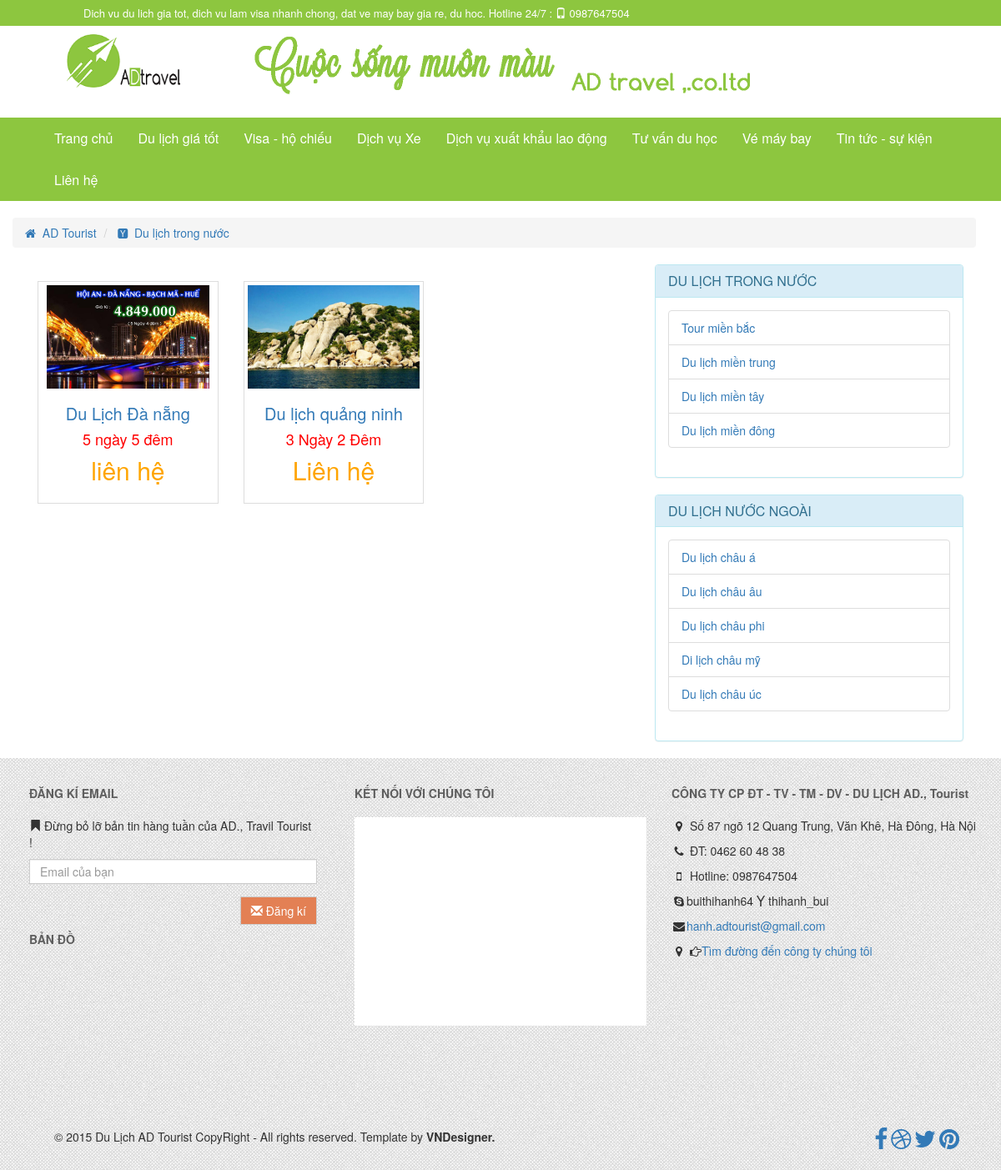
The app's page /index.php?controller=tour&action=country&tour_country_code=1 with its own data.
### tables this page shows
CREATE TABLE IF NOT EXISTS `tour_content` (
  `tour_content_code` int(11) NOT NULL AUTO_INCREMENT,
  `tour_region_code` int(11) NOT NULL,
  `title` varchar(255) NOT NULL,
  `time` varchar(20) NOT NULL,
  `total_cost` varchar(255) NOT NULL,
  `content` text,
  `content_cost` text,
  `description` varchar(255) DEFAULT NULL,
  `image` varchar(100) DEFAULT NULL,
  `update_at` datetime NOT NULL,
  `create_at` datetime NOT NULL,
  `tour_country_code` int(11) NOT NULL,
  `policy` text NOT NULL,
  PRIMARY KEY (`tour_content_code`)
);

CREATE TABLE IF NOT EXISTS `tour_region` (
  `tour_region_code` int(11) NOT NULL AUTO_INCREMENT,
  `tour_region_name` varchar(255) NOT NULL,
  `tour_country_code` int(11) NOT NULL,
  PRIMARY KEY (`tour_region_code`)
);

### model/database.php (called while the page is built, shortened)
<?php
function get_all($table,$select = '*'){
	$sql = "SELECT $select FROM $table";
	$query = mysql_query($sql) or die(mysql_error());
	$data = array();
	if(mysql_num_rows($query) > 0)
	{
		while($row = mysql_fetch_assoc($query))
			$data[] = $row;
	}
	return $data;
}
function get_all_record($table, $colum, $value, $select = '*'){
	$sql = "SELECT $select FROM $table WHERE $colum = '$value'";
	$query = mysql_query($sql) or die(mysql_error());
	$data = array();
	if(mysql_num_rows($query) > 0 )
		while($row = mysql_fetch_assoc($query)){
			$data[] = $row;
		}
	return $data;
}
?>

### view/tour/show_tour.php (the view)
<?php require_once('layout/head.php');?>
<?php require_once('layout/header.php'); ?>
<?php require_once('layout/navigation.php'); ?>
<div class="container">
	<div class="row">
		<?php require_once(BASEPATH.'view/tour/current_position.php'); ?>
	</div>
	<div class="row">
		<div class="col-md-8">
<?php
  foreach($tour as $value):
 ?>
<div class="col-md-4 tour">
    <div class="thumbnail tour_detai2">
      <a  href='index.php?controller=tour&amp;action=tour_detail&amp;tour_content_code=<?php echo $value["tour_content_code"] ?>'><img class="overimg"  src=<?php echo $value['image'] ?> alt="" class="responsive-img" /></a>
            <div class="caption">
                     <h4 class="text-center tour_title">
                        <a href='index.php?controller=tour&amp;action=tour_detail&amp;tour_content_code=<?php echo $value["tour_content_code"] ?>'><?php echo $value['title'] ?></a>
                     </h4>
                     <h4 class="text-center tour_time">
                          <?php echo $value['time'] ?>
                     </h4>
                     <h4 class="text-center tour_cost">
                          <?php echo $value['total_cost'] ?>
                     </h4>
            </div>
    </div>
</div>
<?php endforeach ?>
</div>
		<div class="col-md-4">
			<?php require_once(BASEPATH.'view/tour/sidebar.php'); ?>
		</div>
	</div>
</div>
<?php require_once('layout/footer.php'); ?>

### view/tour/sidebar.php (shortened to what this page needs)
<div class="row">
	<div class="panel panel-info">
  		<div class="panel-heading incountry">
   			<h3 class="panel-title">DU LỊCH TRONG NƯỚC
   			</h3>
  		</div>
  		<div class="panel-body incountry">
  			<div class="hidden-xs incountry-list">
    			<ul class="list-group">
    				<?php foreach ($tour_region as $key => $value) {
    					if ($value['tour_country_code'] == '1') {
    						echo '<li class="list-group-item"><a href="index.php?controller=tour&amp;action=region&amp;tour_region_code='.$value['tour_region_code'].'">'.$value['tour_region_name'].'</a></li>';
    					}
    				} ?>
    			</ul>
  			</div>
  		</div>
	</div>
</div>
<div class="row">
	<div class="panel panel-info">
  		<div class="panel-heading outcountry">
   			<h3 class="panel-title">DU LỊCH NƯỚC NGOÀI
   			</h3>
  		</div>
  		<div class="panel-body outcountry">
 			<div class="hidden-xs outcountry-list">
    			<ul class="list-group">
   				<?php foreach ($tour_region as $key => $value) {
    					if ($value['tour_country_code'] == '2') {
    						echo '<li class="list-group-item"><a href="index.php?controller=tour&amp;action=region&amp;tour_region_code='.$value['tour_region_code'].'">'.$value['tour_region_name'].'</a></li>';
    					}
    				} ?>
    			</ul>
  			</div>
  		</div>
	</div>
</div>

### asset/css/style.css (style rules this page uses)
.row { margin-right: 0px; }
.tour_title { font-size: 20px; }
.tour_time { color: red; }
.tour_cost { color: orange; font-size: 30px; }
.thumbnail { border-radius: 0px; }
.tour { padding-top: 20px; }
.tour_detail > a > img, .tour_detai2 > a > img { height: 124px; }

### records on screen
tour_content: image (picture), title "Du Lịch Đà nẵng", time "5 ngày 5 đêm", total_cost "liên hệ"
tour_content: image (picture), title "Du lịch quảng ninh", time "3 Ngày 2 Đêm", total_cost "Liên hệ"
tour_region: tour_region_name "Tour miền bắc"
tour_region: tour_region_name "Du lịch miền trung"
tour_region: tour_region_name "Du lịch miền tây"
tour_region: tour_region_name "Du lịch miền đông"
tour_region: tour_region_name "Du lịch châu á"
tour_region: tour_region_name "Du lịch châu âu"
tour_region: tour_region_name "Du lịch châu phi"
tour_region: tour_region_name "Di lịch châu mỹ"
tour_region: tour_region_name "Du lịch châu úc"

### other values on screen
$key['name'] "Du lịch trong nước"
